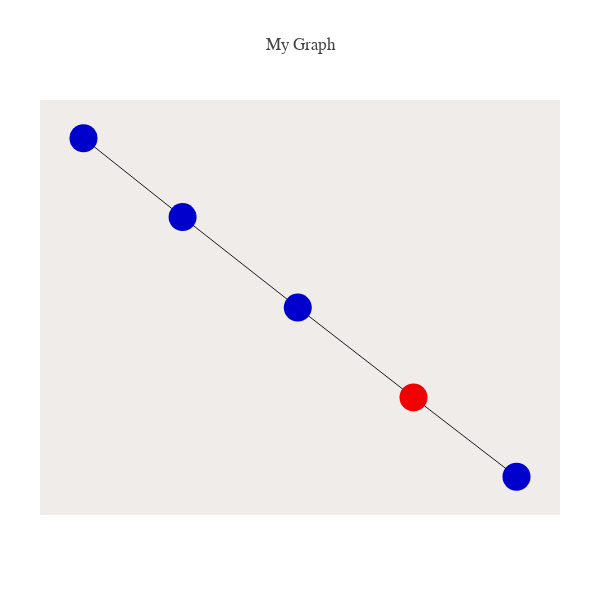

This figure's notebook cell:
### Code cell
Tree, leaves, edges= Gus_get_phylo(Mp,col_lib,Mp_similarity)

node_list= list(range(-1,Mp.shape[1]))
root= True
nodes_as_seqs= True

plot_phyl_net(data_phyl,leaves,node_list,edges,
              nodes_as_seqs= nodes_as_seqs,root= root)

### Figure 1 — Plotly figure (JSON) as saved in the notebook; plotly's stock layout.template omitted (floating-point values rounded to 4 significant figures)
{"data": [{"hoverinfo": "none", "line": {"color": "rgb(25,25,25)", "width": 1}, "mode": "lines", "type": "scatter", "uid": "0800b3c9-6440-42f9-8f7c-b56980b3a893", "x": [0.04673, -0.0004085, null, 0.04673, 0.08868, null, -0.0004085, -0.04732, null, -0.04732, -0.08769, null], "y": [-0.5315, -0.001025, null, -0.5315, -1, null, -0.001025, 0.5334, null, 0.5334, 0.9991, null]}, {"hoverinfo": "text", "marker": {"color": ["rgb(240,0,0)", "rgb(0,0,205)", "rgb(0,0,205)", "rgb(0,0,205)", "rgb(0,0,205)"], "size": 28}, "mode": "markers", "text": ["root: 0000", "0100", "1100\n1000", "1101", "0010"], "type": "scatter", "uid": "78f5e37c-c44c-4225-a2a4-bbd26df7a78e", "x": [0.04673, -0.0004085, -0.04732, -0.08769, 0.08868], "y": [-0.5315, -0.001025, 0.5334, 0.9991, -1]}], "layout": {"autosize": false, "font": {"family": "Balto"}, "height": 600, "hovermode": "closest", "margin": {"b": 85, "l": 40, "pad": 0, "r": 40, "t": 100}, "plot_bgcolor": "#efecea", "showlegend": false, "title": {"text": "My Graph"}, "width": 600, "xaxis": {"showgrid": false, "showline": false, "showticklabels": false, "title": {"text": ""}, "zeroline": false}, "yaxis": {"showgrid": false, "showline": false, "showticklabels": false, "title": {"text": ""}, "zeroline": false}}}
